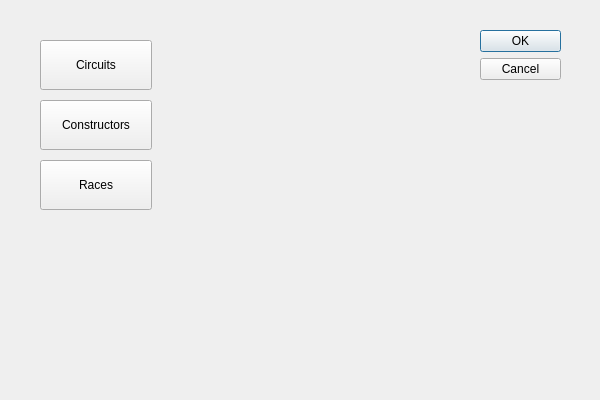
<?xml version="1.0" encoding="UTF-8"?>
<ui version="4.0">
 <class>Dialog</class>
 <widget class="QDialog" name="Dialog">
  <property name="geometry">
   <rect>
    <x>0</x>
    <y>0</y>
    <width>600</width>
    <height>400</height>
   </rect>
  </property>
  <property name="windowTitle">
   <string>Dialog</string>
  </property>
  <widget class="QDialogButtonBox" name="buttonBox">
   <property name="geometry">
    <rect>
     <x>480</x>
     <y>30</y>
     <width>81</width>
     <height>461</height>
    </rect>
   </property>
   <property name="orientation">
    <enum>Qt::Vertical</enum>
   </property>
   <property name="standardButtons">
    <set>QDialogButtonBox::Cancel|QDialogButtonBox::Ok</set>
   </property>
  </widget>
  <widget class="QPushButton" name="pushButton">
   <property name="geometry">
    <rect>
     <x>40</x>
     <y>40</y>
     <width>112</width>
     <height>50</height>
    </rect>
   </property>
   <property name="locale">
    <locale language="English" country="UnitedKingdom"/>
   </property>
   <property name="text">
    <string>Circuits</string>
   </property>
   <property name="default">
    <bool>false</bool>
   </property>
  </widget>
  <widget class="QPushButton" name="pushButton_2">
   <property name="geometry">
    <rect>
     <x>40</x>
     <y>100</y>
     <width>112</width>
     <height>50</height>
    </rect>
   </property>
   <property name="text">
    <string>Constructors</string>
   </property>
  </widget>
  <widget class="QPushButton" name="pushButton_3">
   <property name="geometry">
    <rect>
     <x>40</x>
     <y>160</y>
     <width>112</width>
     <height>50</height>
    </rect>
   </property>
   <property name="text">
    <string>Races</string>
   </property>
  </widget>
 </widget>
 <resources/>
 <connections>
  <connection>
   <sender>buttonBox</sender>
   <signal>accepted()</signal>
   <receiver>Dialog</receiver>
   <slot>accept()</slot>
   <hints>
    <hint type="sourcelabel">
     <x>248</x>
     <y>254</y>
    </hint>
    <hint type="destinationlabel">
     <x>157</x>
     <y>274</y>
    </hint>
   </hints>
  </connection>
  <connection>
   <sender>buttonBox</sender>
   <signal>rejected()</signal>
   <receiver>Dialog</receiver>
   <slot>reject()</slot>
   <hints>
    <hint type="sourcelabel">
     <x>316</x>
     <y>260</y>
    </hint>
    <hint type="destinationlabel">
     <x>286</x>
     <y>274</y>
    </hint>
   </hints>
  </connection>
 </connections>
</ui>
